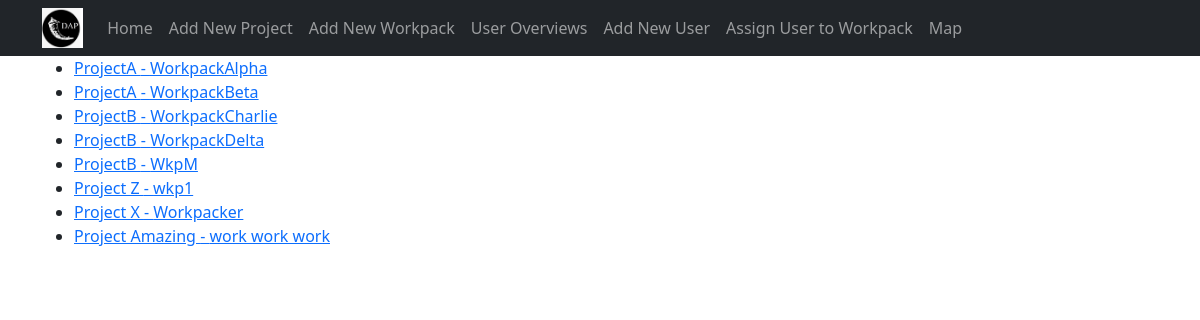
Before: / with the older database file.
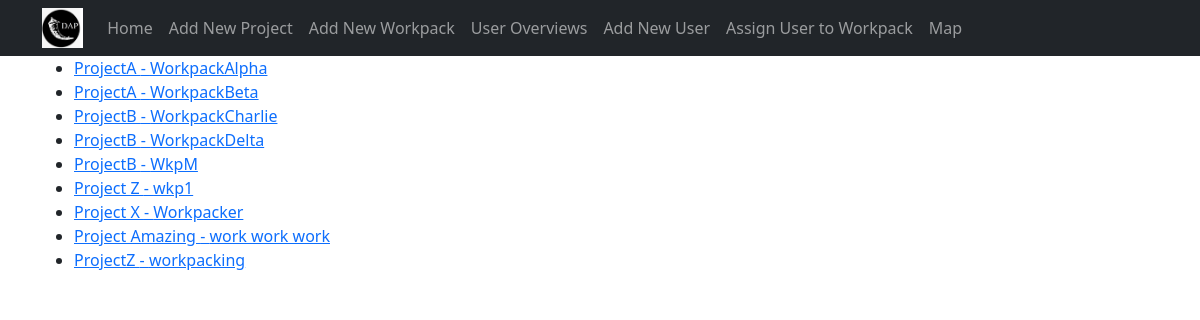
After: the same page with the newer database file.
### tables this page shows
CREATE TABLE dap_workpack (
	uid integer PRIMARY KEY AUTOINCREMENT,
	workpack_name text,
	project_id integer,
	workpack_extent text
);

CREATE TABLE dap_project (
	uid integer PRIMARY KEY AUTOINCREMENT,
	project_name text,
	project_db text
);

### app.py (the view)
@app.route("/")
def home():
    workpacks = get_workpacks()
    return render_template("home.html",
                           workpacks=workpacks)

### app.py (called while the page is built)
@app.teardown_appcontext
def close_connection(exception):
    db = getattr(g, "_database", None)
    if db is not None:
        db.close()

### model.py (called while the page is built)
def get_db():
    db = getattr(g, "_database", None)
    if db is None:
        db = g._database = sqlite3.connect("db/dap_admin.db")
    return db

def get_workpacks():
    conn = get_db()
    c = conn.cursor()
    workpacks_from_db = c.execute("""SELECT w.uid as wkp_id,
                    p.project_name, w.workpack_name, w.workpack_extent
                    FROM
                    dap_project AS p
                    INNER JOIN dap_workpack AS w ON p.uid = w.project_id
                    ORDER BY p.uid
    """)
    workpacks = []
    for row in workpacks_from_db:
        workpack = {
            "id": row[0],
            "project": row[1],
            "workpack": row[2],
            "extent": row[3]
        }
        workpacks.append(workpack)
    return workpacks

### templates/home.html (shortened to what this page needs)
{% extends 'base.html' %}
{% set active_page = 'home' %}
{% block content %}
  <div class="row">
    <div class="col-lg-9">
      <ul>
        {% if workpacks %}
        {% for workpack in workpacks %}
        <li>
          <a href="{{ url_for('workpack_view', index=workpack.id) }}">
            {{ workpack.project }} - {{ workpack.workpack }}
          </a>
        </li>
        {% endfor %}
      </ul>
        {% else %}
        <h1 class="offset-lg-3">No items to show.</h1>
        {% endif %}
    </div>
  </div>
{% endblock %}

Changed rows visible on the page:
added dap_workpack: project "ProjectZ", workpack "workpacking"
